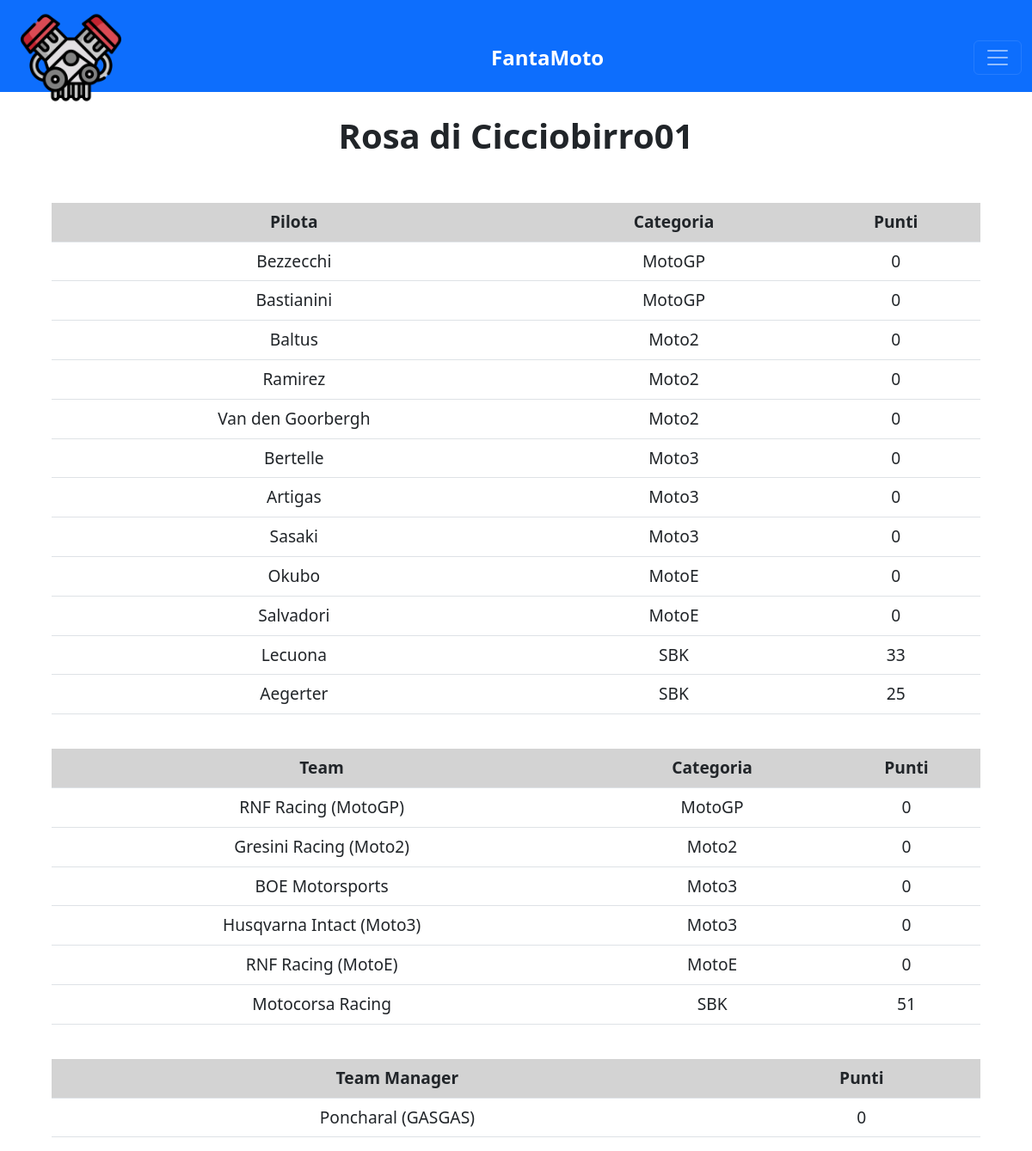
/fantamoto/rose/Cicciobirro01 (signed in), run on the app's committed database.
### fantamotori/models.py (models this page shows)
class Moto_piloti(models.Model):
    nome = models.TextField()
    categoria = models.TextField()
    username = models.TextField(default="a")
    utente = models.ForeignKey(User, on_delete=models.PROTECT)
    gara01 = models.IntegerField(blank=True, null=True)
    gara02 = models.IntegerField(blank=True, null=True)
    gara03 = models.IntegerField(blank=True, null=True)
    gara04 = models.IntegerField(blank=True, null=True)
    gara05 = models.IntegerField(blank=True, null=True)
    gara06 = models.IntegerField(blank=True, null=True)
    gara07 = models.IntegerField(blank=True, null=True)
    gara08 = models.IntegerField(blank=True, null=True)
    gara09 = models.IntegerField(blank=True, null=True)
    gara10 = models.IntegerField(blank=True, null=True)
    gara11 = models.IntegerField(blank=True, null=True)
    gara12 = models.IntegerField(blank=True, null=True)
    gara13 = models.IntegerField(blank=True, null=True)
    gara14 = models.IntegerField(blank=True, null=True)
    gara15 = models.IntegerField(blank=True, null=True)
    gara16 = models.IntegerField(blank=True, null=True)
    gara17 = models.IntegerField(blank=True, null=True)
    gara18 = models.IntegerField(blank=True, null=True)
    gara19 = models.IntegerField(blank=True, null=True)
    gara20 = models.IntegerField(blank=True, null=True)
    gara21 = models.IntegerField(blank=True, null=True)
    gara22 = models.IntegerField(blank=True, null=True)
    gara23 = models.IntegerField(blank=True, null=True)
    totale = models.IntegerField(default=0)

class Moto_team(models.Model):
    nome = models.TextField()
    categoria = models.TextField()
    username = models.TextField(default="a")
    utente = models.ForeignKey(User, on_delete=models.PROTECT)
    gara01 = models.IntegerField(blank=True, null=True)
    gara02 = models.IntegerField(blank=True, null=True)
    gara03 = models.IntegerField(blank=True, null=True)
    gara04 = models.IntegerField(blank=True, null=True)
    gara05 = models.IntegerField(blank=True, null=True)
    gara06 = models.IntegerField(blank=True, null=True)
    gara07 = models.IntegerField(blank=True, null=True)
    gara08 = models.IntegerField(blank=True, null=True)
    gara09 = models.IntegerField(blank=True, null=True)
    gara10 = models.IntegerField(blank=True, null=True)
    gara11 = models.IntegerField(blank=True, null=True)
    gara12 = models.IntegerField(blank=True, null=True)
    gara13 = models.IntegerField(blank=True, null=True)
    gara14 = models.IntegerField(blank=True, null=True)
    gara15 = models.IntegerField(blank=True, null=True)
    gara16 = models.IntegerField(blank=True, null=True)
    gara17 = models.IntegerField(blank=True, null=True)
    gara18 = models.IntegerField(blank=True, null=True)
    gara19 = models.IntegerField(blank=True, null=True)
    gara20 = models.IntegerField(blank=True, null=True)
    gara21 = models.IntegerField(blank=True, null=True)
    gara22 = models.IntegerField(blank=True, null=True)
    gara23 = models.IntegerField(blank=True, null=True)
    totale = models.IntegerField(default=0)

class Moto_teammanager(models.Model):
    nome = models.TextField()
    username = models.TextField(default="a")
    utente = models.ForeignKey(User, on_delete=models.PROTECT)
    gara01 = models.IntegerField(blank=True, null=True)
    gara02 = models.IntegerField(blank=True, null=True)
    gara03 = models.IntegerField(blank=True, null=True)
    gara04 = models.IntegerField(blank=True, null=True)
    gara05 = models.IntegerField(blank=True, null=True)
    gara06 = models.IntegerField(blank=True, null=True)
    gara07 = models.IntegerField(blank=True, null=True)
    gara08 = models.IntegerField(blank=True, null=True)
    gara09 = models.IntegerField(blank=True, null=True)
    gara10 = models.IntegerField(blank=True, null=True)
    gara11 = models.IntegerField(blank=True, null=True)
    gara12 = models.IntegerField(blank=True, null=True)
    gara13 = models.IntegerField(blank=True, null=True)
    gara14 = models.IntegerField(blank=True, null=True)
    gara15 = models.IntegerField(blank=True, null=True)
    gara16 = models.IntegerField(blank=True, null=True)
    gara17 = models.IntegerField(blank=True, null=True)
    gara18 = models.IntegerField(blank=True, null=True)
    gara19 = models.IntegerField(blank=True, null=True)
    gara20 = models.IntegerField(blank=True, null=True)
    gara21 = models.IntegerField(blank=True, null=True)
    gara22 = models.IntegerField(blank=True, null=True)
    gara23 = models.IntegerField(blank=True, null=True)
    totale = models.IntegerField(default=0)

### fantamotori/views.py (the view)
# urls.py: path("fantamoto/rose/<utente>", views.moto_rosautente, name="fantamoto/rosautente"),
@login_required
def moto_rosautente(request, utente):
    piloti = Moto_piloti.objects.filter(username=utente)
    teams = Moto_team.objects.filter(username=utente)
    team_man = Moto_teammanager.objects.get(username=utente)
    return render(request, "fantamoto/rosa_utente.html", {
        "utente": utente,
        "piloti": piloti,
        "teams": teams,
        "tm": team_man,
        "cat": "moto"
    })

### fantamotori/templates/fantamoto/rosa_utente.html (shortened to what this page needs)
{% extends "layout.html" %}
{% block body %}
<div class="imppagina">
  <h1 class="rosa-utente">Rosa di {{ utente }}</h1>
  <table class="rosa-tavola table">
    <thead>
      <tr class="rosa-testa">
        <th scope="col">Pilota</th>
        <th scope="col">Categoria</th>
        <th scope="col">Punti</th>
      </tr>
    </thead>
    <tbody>
      {% for pilota in piloti %}
      <tr>
        <td>{{ pilota.nome }}</td>
        <td>{{ pilota.categoria }}</td>
        <td>{{ pilota.totale }}</td>
      </tr>
      {% endfor %}
    </tbody>
  </table>
  <br>
  <table class="rosa-tavola table">
    <thead>
      <tr class="rosa-testa">
        <th scope="col">Team</th>
        <th scope="col">Categoria</th>
        <th scope="col">Punti</th>
      </tr>
    </thead>
    <tbody>
      {% for team in teams %}
      <tr>
        <td>{{ team.nome }}</td>
        <td>{{ team.categoria }}</td>
        <td>{{ team.totale }}</td>
      </tr>
      {% endfor %}
    </tbody>
  </table>
  <br>
  <table class="rosa-tavola table">
    <thead>
      <tr class="rosa-testa">
        <th scope="col">Team Manager</th>
        <th scope="col">Punti</th>
      </tr>
    </thead>
    <tbody>
      <tr>
        <td>{{ tm.nome }}</td>
        <td>{{ tm.totale }}</td>
      </tr>
    </tbody>
  </table>
</div>
{% endblock %}

### fantamotori/static/styles.css (style rules this page uses)
body { margin: auto; max-width: 1440px; }
.imppagina { top: 10%; width: 100%; padding: 0 5% 0 5%; position: absolute; }
.rosa-utente { text-align: center; font-weight: bold; margin-bottom: 5%; }
.rosa-tavola { text-align: center; font-size: larger; }
.rosa-testa { background-color: lightgray; text-align: center; }

### data on the page
Moto_piloti: nome "Bezzecchi", categoria "MotoGP", totale "0"
Moto_piloti: nome "Bastianini", categoria "MotoGP", totale "0"
Moto_piloti: nome "Baltus", categoria "Moto2", totale "0"
Moto_piloti: nome "Ramirez", categoria "Moto2", totale "0"
Moto_piloti: nome "Van den Goorbergh", categoria "Moto2", totale "0"
Moto_piloti: nome "Bertelle", categoria "Moto3", totale "0"
Moto_piloti: nome "Artigas", categoria "Moto3", totale "0"
Moto_piloti: nome "Sasaki", categoria "Moto3", totale "0"
Moto_piloti: nome "Okubo", categoria "MotoE", totale "0"
Moto_piloti: nome "Salvadori", categoria "MotoE", totale "0"
Moto_piloti: nome "Lecuona", categoria "SBK", totale "33"
Moto_piloti: nome "Aegerter", categoria "SBK", totale "25"
Moto_team: nome "RNF Racing (MotoGP)", categoria "MotoGP", totale "0"
Moto_team: nome "Gresini Racing (Moto2)", categoria "Moto2", totale "0"
Moto_team: nome "BOE Motorsports", categoria "Moto3", totale "0"
Moto_team: nome "Husqvarna Intact (Moto3)", categoria "Moto3", totale "0"
Moto_team: nome "RNF Racing (MotoE)", categoria "MotoE", totale "0"
Moto_team: nome "Motocorsa Racing", categoria "SBK", totale "51"
Moto_teammanager: nome "Poncharal (GASGAS)", totale "0"

### other printed values
{{ utente }} "Cicciobirro01"
